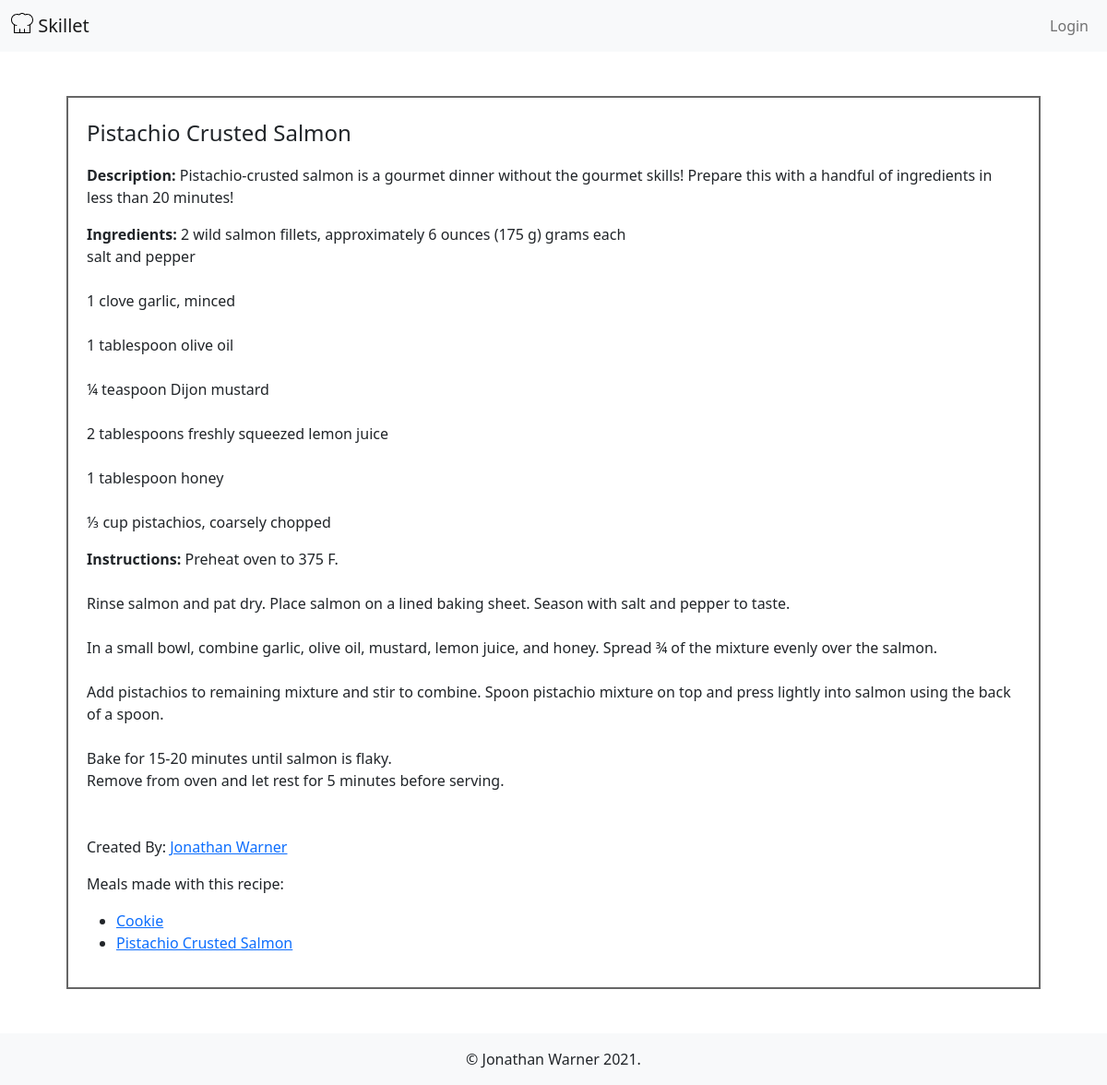
Page /view_recipe/2 on the committed database.
### skillet/models.py (models this page shows, shortened)
class Recipe(db.Model):
    __tablename__ = 'recipe'
    id = db.Column(db.Integer, primary_key=True)
    name = db.Column(db.String(80), nullable=False)
    description = db.Column(db.String(300), nullable=False)
    ingredients = db.Column(db.String(600), nullable=False)
    instructions = db.Column(db.String(600), nullable=False)
    created_by_id = db.Column(db.Integer, db.ForeignKey('user.id'))
    created_by = db.relationship('User')
    meals = db.relationship(
        'Meal', secondary='meal_recipes', back_populates="recipes")

class User(UserMixin, db.Model):
    __tablename__ = 'user'
    id = db.Column(db.Integer, primary_key=True)
    email = db.Column(db.String(80), nullable=False, unique=True)
    username = db.Column(db.String(80), nullable=False)
    password = db.Column(db.String(200), nullable=False)
    date_created = db.Column(db.DateTime, nullable=False)
    last_active = db.Column(db.DateTime, nullable=False)
    recipes = db.relationship('Recipe', backref='user')
    meals = db.relationship('Meal', backref='user')

class Meal(db.Model):
    __tablename__ = 'meal'
    id = db.Column(db.Integer, primary_key=True)
    name = db.Column(db.String(80), nullable=False)
    description = db.Column(db.String(100), nullable=True)
    date_prepared = db.Column(db.DateTime, nullable=False)
    img_url = db.Column(db.String(150), nullable=False)
    created_by_id = db.Column(db.Integer, db.ForeignKey('user.id'))
    created_by = db.relationship('User')
    recipes = db.relationship(
        'Recipe', secondary="meal_recipes", back_populates='meals')

### skillet/post/routes.py (the view)
@post.route('/view_recipe/<id>')
def view_recipe(id):
    recipe = Recipe.query.get(id)
    return render_template('recipe_detail.html', recipe=recipe)

### skillet/templates/recipe_detail.html (shortened to what this page needs)
{% extends 'base.html' %}
{% block content %}
<section class="p-5 d-flex">
    <div class="mx-4">
        <div class="recipe-info-container">
            <p class="fs-4">{{recipe.name.title()}}</p>
            <p class="text-prewrap"><strong>Description:</strong> {{recipe.description}}</p>
            <p class="text-prewrap"><strong>Ingredients:</strong> {{recipe.ingredients}}</p>
            <p class="text-prewrap"><strong>Instructions:</strong> {{recipe.instructions}}</p>
            <p class="mt-5">Created By:
                <a href="/profile/{{recipe.created_by.id}}">{{recipe.created_by.username.title()}}</a>
            </p>
            <div>
                <p>Meals made with this recipe:</p>
                <ul>
                    {% for meal in recipe.meals %}
                    <li><a href="/view_meal/{{meal.id}}">{{meal.name}}</a></li>
                    {% endfor %}
                </ul>
            </div>
        </div>
    </div>
</section>
{% endblock content %}

### skillet/templates/base.html (shortened to what this page needs)
<!DOCTYPE html>
<html lang="en">
<head>
    <link href="https://cdn.jsdelivr.net/npm/bootstrap@5.0.0-beta2/dist/css/bootstrap.min.css" rel="stylesheet"
>
    <link href="{{ url_for('static', filename='styles.css') }}" rel="stylesheet">
</head>
<body>
    <nav class="navbar navbar-expand-lg navbar-light bg-light">
        <div class="container-fluid">
            <a class="navbar-brand" href="/">
                Skillet
            </a>
            <div class="collapse navbar-collapse" id="navbarSupportedContent">
                <ul class="navbar-nav ms-auto">
                    {% if current_user.is_authenticated %}
                    <li>
                        <a class="nav-link" href="/logout">Logout</a>
                    </li>
                    <li>
                        <a class="nav-link profile-icon" href="/profile/{{current_user.id}}">
                            <svg xmlns="http://www.w3.org/2000/svg" width="24" height="24" viewBox="0 0 24 24"
                                fill="#555555">
                                <path
                                    d="M12 0c-6.627 0-12 5.373-12 12s5.373 12 12 12 12-5.373 12-12-5.373-12-12-12zm0 22c-3.123 0-5.914-1.441-7.749-3.69.259-.588.783-.995 1.867-1.246 2.244-.518 4.459-.981 3.393-2.945-3.155-5.82-.899-9.119 2.489-9.119 3.322 0 5.634 3.177 2.489 9.119-1.035 1.952 1.1 2.416 3.393 2.945 1.082.25 1.61.655 1.871 1.241-1.836 2.253-4.628 3.695-7.753 3.695z" />
                            </svg>
                        </a>
                    </li>
                    </form>
                    {% else %}
                    <li class="nav-item">
                        <a class="nav-link" href="/login">Login</a>
                    </li>
                    {% endif %}
                </ul>
            </div>
        </div>
    </nav>
    {% block content %}{% endblock %}
    <footer class="text-center p-3 bg-light text-dark">
        <p class="fs-6 m-0"> &copy; Jonathan Warner 2021.</p>
    </footer>
</body>
</html>

### skillet/static/styles.css (style rules this page uses)
.fs-6 { font-size: 0.2em; }
.recipe-info-container { border: 2px solid rgb(102, 102, 102); padding: 20px; }
.text-prewrap { white-space: pre-wrap; }

### rows in the picture
Recipe: name "Pistachio Crusted Salmon", description "Pistachio-crusted salmon is a gourmet dinner without the gourmet skills! Prepare this with a handful of ingredients in less than 20 minutes!", ingredients "2 wild salmon fillets, approximately 6 ounces (175 g) grams each salt and pepper 1 clove garlic, minced 1 tablespoon olive oil ¼ teaspoon Dijon mustard 2 tablespoons freshly squeezed lemon juice 1 tablespoon honey ⅓ cup pistachios, coarsely chopped", instructions "Preheat oven to 375 F. Rinse salmon and pat dry. Place salmon on a lined baking sheet. Season with salt and pepper to taste. In a small bowl, combine garlic, olive oil, mustard, lemon juice, and honey. Spread ¾ of the mixture evenly over the salmon. Add pistachios to remaining mixture and stir to combine. Spoon pistachio mixture on top and press lightly into salmon using the back of a spoon. Bake for 15-20 minutes until salmon is flaky. Remove from oven and let rest for 5 minutes before serving."
User: created_by.username "Jonathan Warner"
Meal: name "Cookie"
Meal: name "Pistachio Crusted Salmon"
